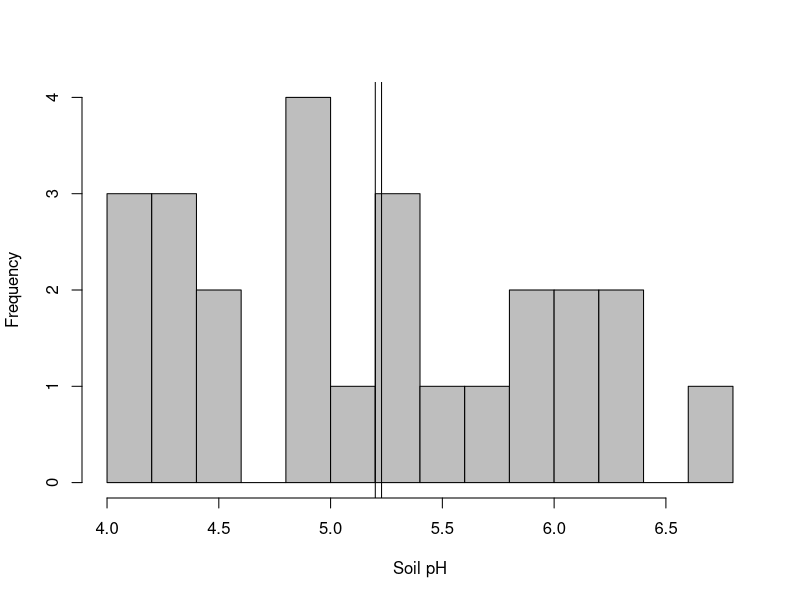
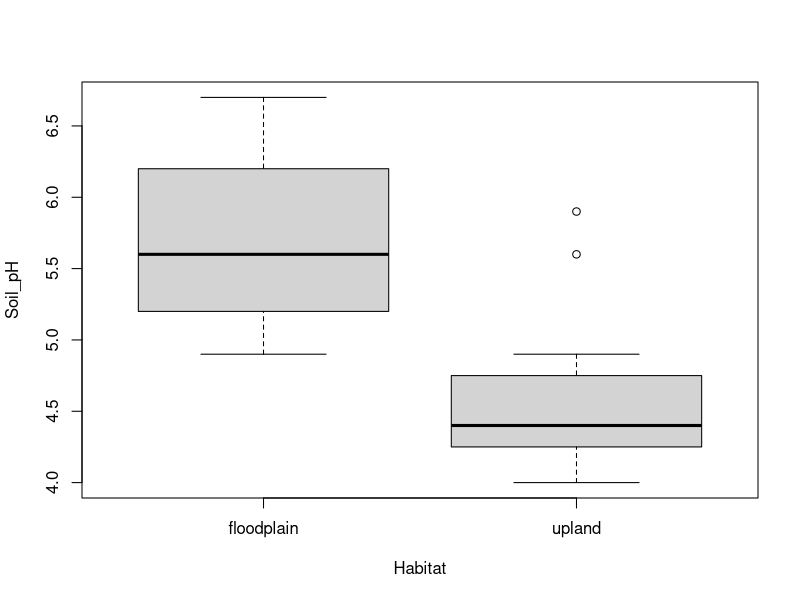
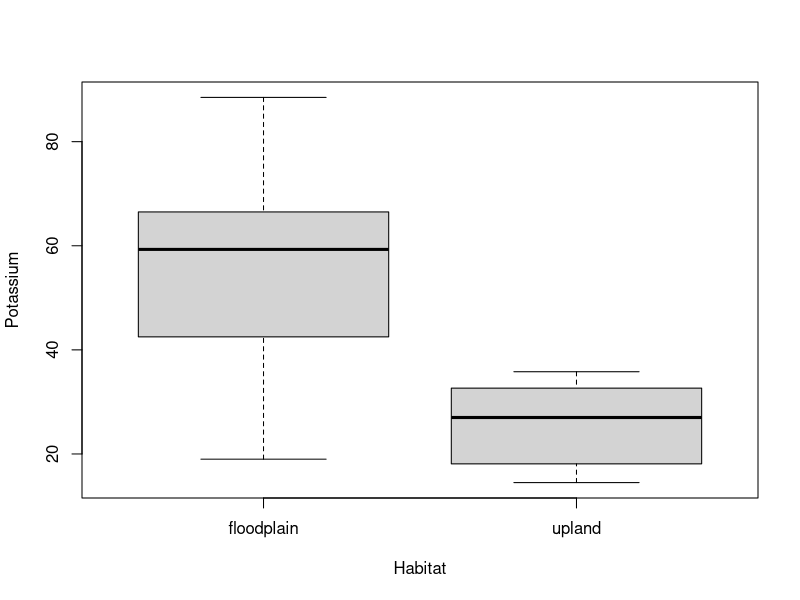
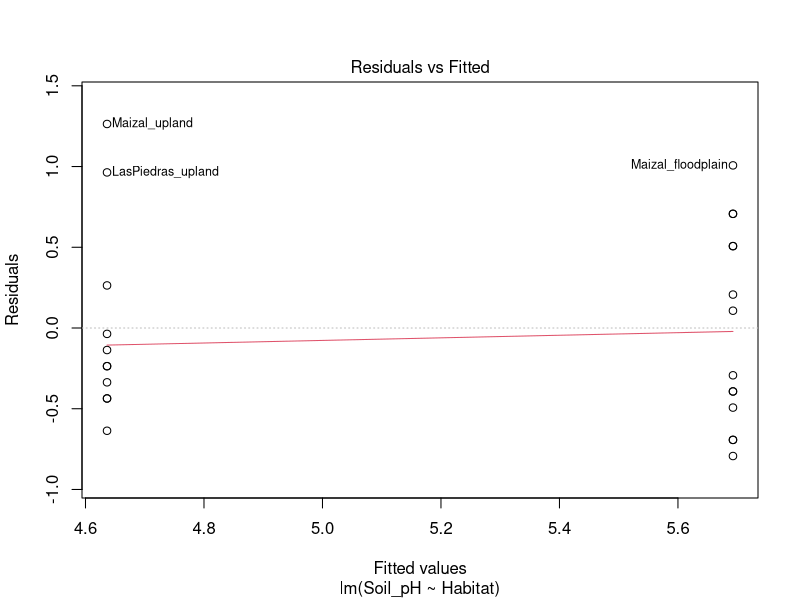
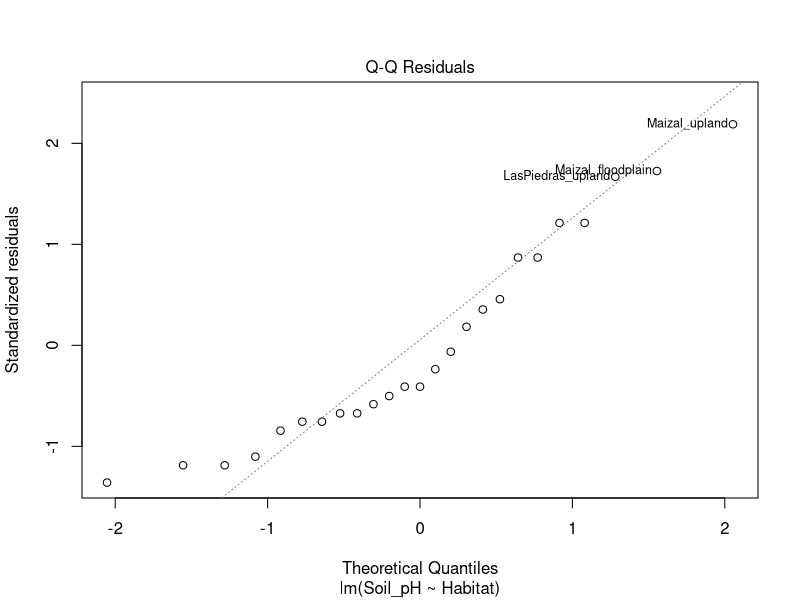
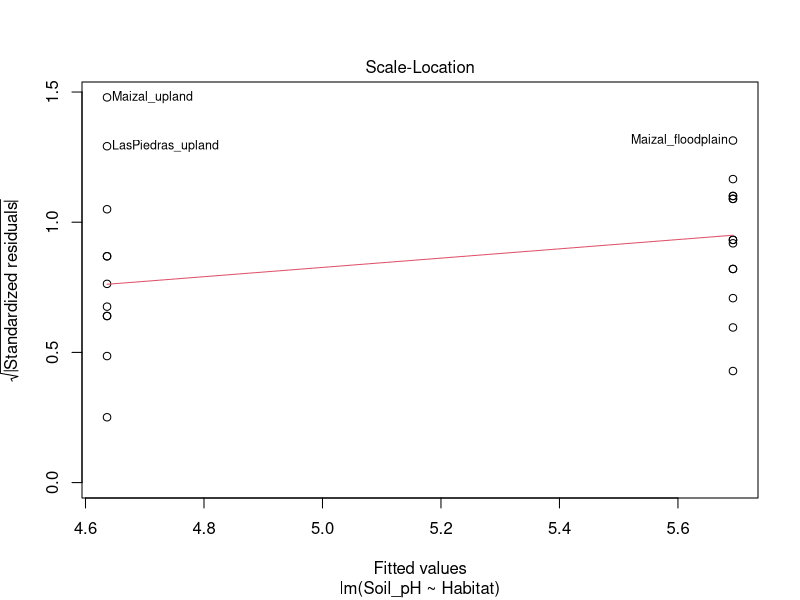
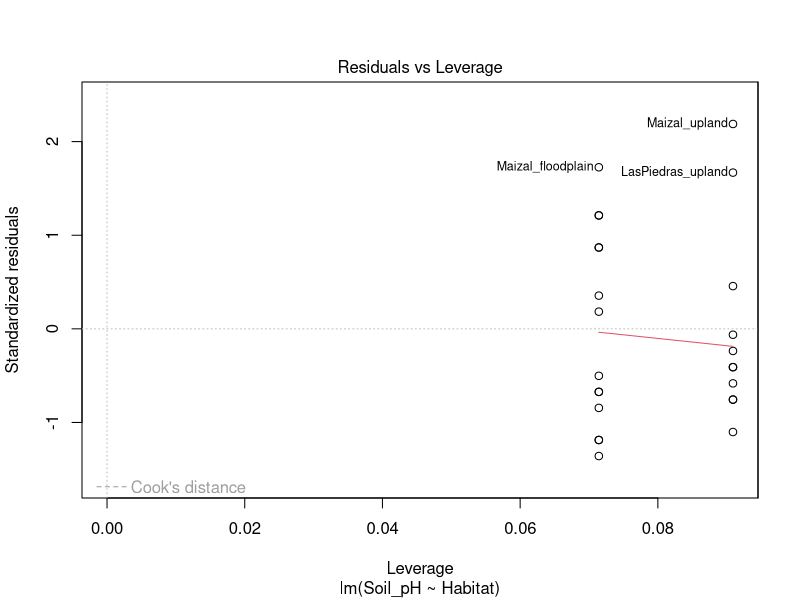
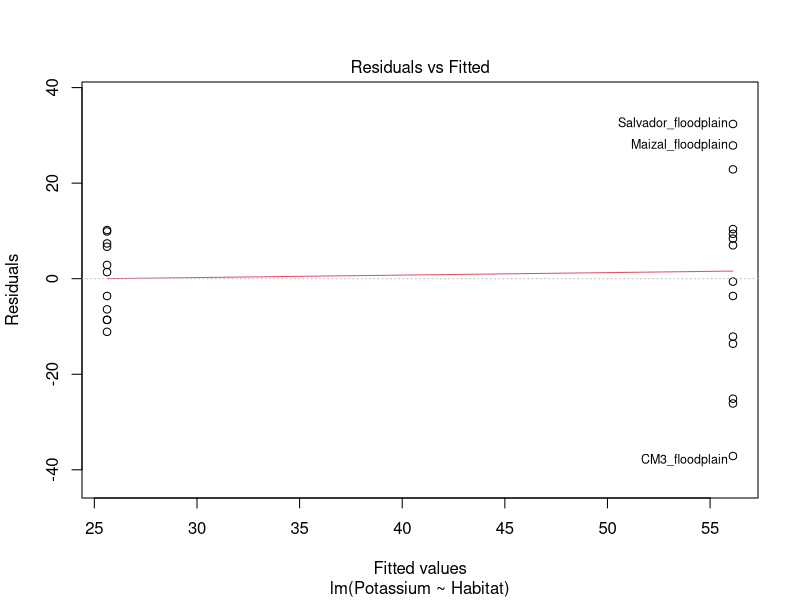

These charts were generated, in order, by the following R code: (Note: this script raises an error after producing the figures.)
# Basics of ANOVA and Linear Model 

# This file contains some general statistics computed using R programming language.

# Edited by David Du
# Nov-08-2021


## Exercise 2: More on Analyses with Single Categorical Explanatory Variable and Continuous Response----

# Import Peru Soils data
soils <- read.csv("Peru_Soil_Data.csv",row.names=1)
str(soils)
head(soils)

# Distribution of different variables
hist(soils$Soil_pH,breaks=10, col="grey", xlab="Soil pH", main="")

# Add line specifying mean and median of the distribution
abline(v=median(soils$Soil_pH))
abline(v=mean(soils$Soil_pH))

# Variation of continuous variable across discrete categorical variables
boxplot(Soil_pH~Habitat, data = soils)
boxplot(Potassium~Habitat, data = soils)

# Conduct ANOVA to see if pH and Potassium differ by Habitat types

# pH
lm_pH <- lm(Soil_pH~Habitat,data=soils)
anova(lm_pH)

# K
lm_K <- lm(Potassium~Habitat,data=soils)
anova(lm_K)

# Check for assumptions

lm_pH_resids <- resid(lm_pH)

shapiro.test(lm_pH_resids)

bartlett.test(Soil_pH ~Habitat,data=soils)

lm_K_resids <- resid(lm_K)

shapiro.test(lm_K_resids)

bartlett.test(Potassium ~Habitat,data=soils)  # p-value < 0.04, potassium is not homogenous

# Visualize to see if assumptions has been met
plot(lm_pH)
plot(lm_K)

# Histogram of distribution
hist(soils$Soil_pH, breaks=10)
hist(soils$Potassium, breaks=10)  # distribution of potassium is right skewed

# Assessing distribution of data in boxplot
boxplot(Soil_pH~Habitat,data=soils)
boxplot(Potassium~Habitat,data=soils)

# Log transforms data to ensure that normality assumptions are met
soils$log_K <- log(soils$Potassium)

# Redo analysis above
lm_log_K <- lm(log_K ~Habitat,data=soils)
anova(lm_log_K)

# Check for normality of assumption under log transformation
lm_log_K_resids <- resid(lm_K)
shapiro.test(lm_log_K_resids)  # now the p-value is no longer significant
bartlett.test(log_K ~Habitat,data=soils)
plot(lm_log_K)


## Exercise 3: Relationships between Continuous Variables ----

# Scatter plot of soil ph against base saturation 
plot(soils$Total_Base_Saturation, soils$Soil_pH)
plot(Soil_pH~Total_Base_Saturation, data=soils)

# Reshape appearance of the plot
plot(Soil_pH~Total_Base_Saturation,data=soils,pch=21,bg="blue")
plot(Soil_pH~Total_Base_Saturation,data=soils,pch=21,bg="blue",cex=2)
plot(Soil_pH~Total_Base_Saturation,data=soils,pch=21,bg="blue",cex=2,cex.lab=1.5)

# Adding a line of best fit
bestfit <- lm(Soil_pH~Total_Base_Saturation,data=soils)  # create a linear model predicting pH from base saturation
abline(bestfit)

# Alter the appearance of the line
plot(Soil_pH~Total_Base_Saturation,data=soils,pch=21,bg="blue",cex=2,cex.lab=1.5)
abline(bestfit,lty=2,lwd=2,col="red")

# Explore relationship between soil pH and clay
plot(Soil_pH~Clay, data=soils)

pH_vs_Clay <- lm(Soil_pH~Clay,data=soils)
anova(pH_vs_Clay)  # p-value = 0.05227, not significant 
summary(pH_vs_Clay)

# Evaluation of heteroscedasticity 
pH_vs_Clay_resids <- resid(pH_vs_Clay)
shapiro.test(pH_vs_Clay_resids)  # p-value = 0.2897
plot(pH_vs_Clay)  # Last plot shows Blanquillo_floodplain has high leverage

# Identify the outlier
plot(Soil_pH~Clay, data=soils)
text(Soil_pH~Clay, data=soils,labels=rownames(soils))  # realize this point is an outlier
abline(pH_vs_Clay,col="red")

# Remove that outlier and refit the model
rownames(soils)
pH_vs_Clay_new <- lm(Soil_pH~Clay,data=soils[-1,])
anova(pH_vs_Clay_new)
plot(pH_vs_Clay_new)  # apparently now it is significant with p-value < 0.05


## Exercise 4: Non-parametric Alternatives to Simple Linear Models ----

# Look at how sodium concentration vary across habitats
salt <- lm(Sodium~ Habitat,data=soils)
summary(salt)
plot(salt)

# Log transform variable to see if we can justify it
lm_log_salt <- lm(log(Sodium)~ Habitat,data=soils)
summary(lm_log_salt)
plot(lm_log_salt)  # still have an issue outliers

# Introduce.... Kruskal test
kruskal.test(Sodium~ Habitat,data=soils)  # p-value < 0.05

# notes: for non-parametric tests, don't use log transformed data

# Investigate the relationship between total base saturation and sand content in soil
lm_sand_TBS <- lm(Total_Base_Saturation~Sand, data=soils)
summary(lm_sand_TBS)
plot(lm_sand_TBS)

# Rank based non-parametric tests
cor.test(soils$Sand,soils$Total_Base_Saturation,data=soils, method="spearman")  # p-value < 0.05

# To remove that warning message
cor.test(soils$Sand,soils$Total_Base_Saturation,data=soils, method="spearman",exact=FALSE)


## Exercise 5: General Linear Models (basically linear models with greater than 1 variables) ----

# To see if soil_pH can be explained by habitat and total_base_saturation
lm_pH_Habitat_TBS <- lm(Soil_pH~Habitat + Total_Base_Saturation,data=soils)
summary(lm_pH_Habitat_TBS)

# Add in the interaction factor
lm_pH_Habitat_TBS_Interaction <-lm(Soil_pH ~ Habitat*Total_Base_Saturation, data=soils)

anova(lm_pH_Habitat_TBS_Interaction)
summary(lm_pH_Habitat_TBS_Interaction)  # can remove the interaction variable 
plot(lm_pH_Habitat_TBS_Interaction)

# Model comparison
lm_pH_Habitat <- lm(Soil_pH~Habitat,data=soils)
lm_pH_TBS <- lm(Soil_pH~Total_Base_Saturation,data=soils)

# Compare 4 models
summary(lm_pH_Habitat)
summary(lm_pH_TBS)  # Total base saturation explains more of the variation in soil pH values than habitat
summary(lm_pH_Habitat_TBS)
summary(lm_pH_Habitat_TBS_Interaction)

# Model with 2 categorical variables
summary(soils$River_Basin:soils$Habitat)
soils_trim <- soils[soils$River_Basin=="Manu"|soils$River_Basin=="Los_Amigos",]
soils_trim <- soils[soils$River_Basin %in% c("Manu","Los_Amigos"),]

# Explaining variation in phosphorus levels using various ther categorical variables
lm_P_habitat <- lm(Phosphorus~ Habitat,data= soils_trim)  
lm_P_basin <- lm(Phosphorus~ River_Basin,data= soils_trim) 
lm_P_habitat_basin <- lm(Phosphorus~ Habitat+River_Basin, data=soils_trim)
lm_P_habitat_basin_interaction <- lm(Phosphorus~ Habitat*River_Basin, data=soils_trim)

# Compare Models
summary(lm_P_habitat)  
summary(lm_P_basin)  
summary(lm_P_habitat_basin)  
summary(lm_P_habitat_basin_interaction)  # has the lowest overall p-value



